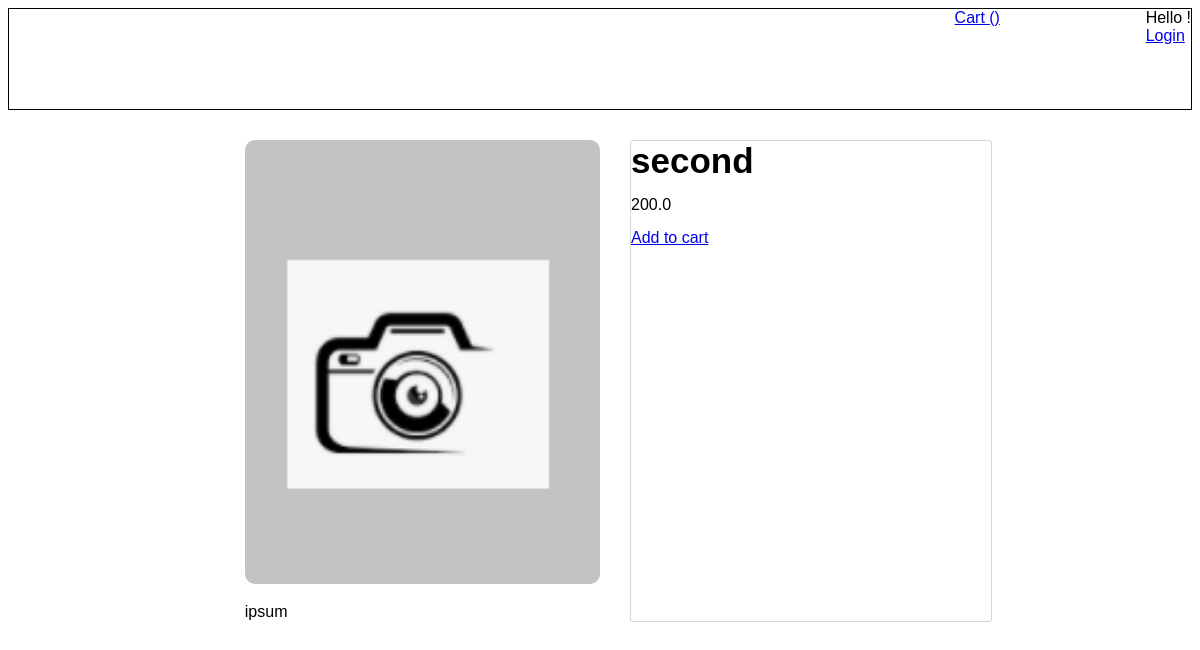
Before: /products/2/ with the older database file.
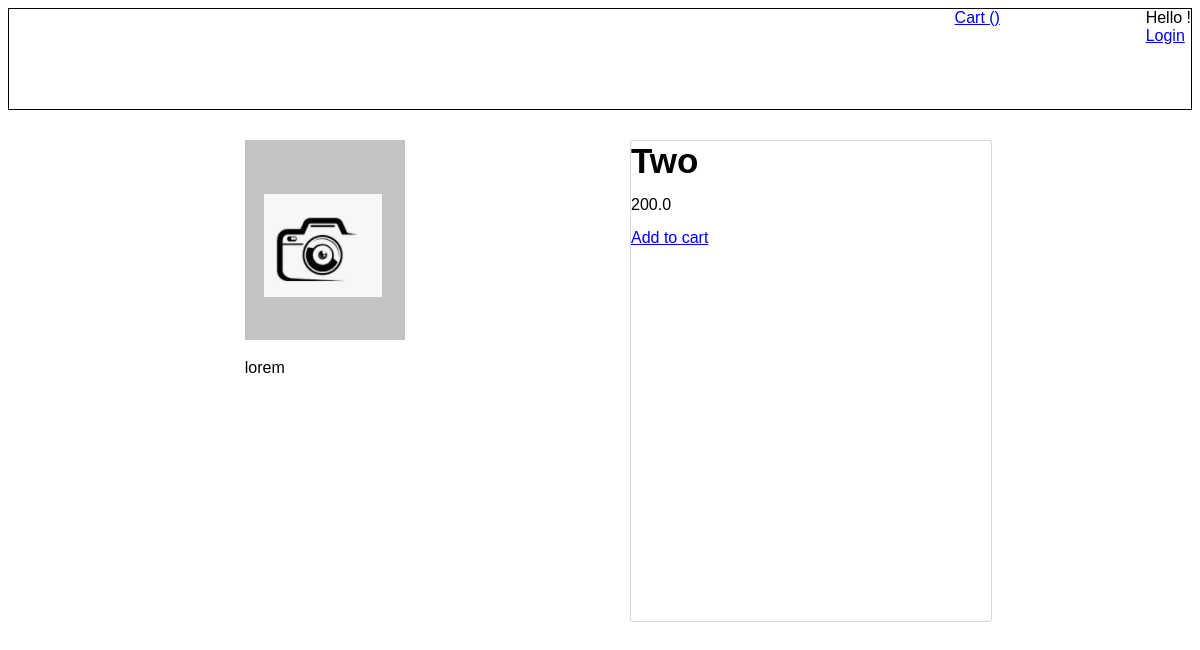
After: the same page with the newer database file.
### products/models.py (models this page shows, shortened)
class Products(models.Model):
    title = models.CharField(max_length=120)
    description = models.TextField()
    price = models.FloatField(null=True)
    image = models.ImageField(null=True, blank=True, upload_to='images/')
    quantity = models.IntegerField(null=True)

### products/views.py (the view)
# urls.py: path('<int:pk>/', ProductsDetailView.as_view(), name='products-detail'),
class ProductsDetailView(DetailView):
    template_name = 'products_detail.html'
    queryset = Products.objects.all()
    def get_object(self):
        id_ = self.kwargs.get("pk")
        print("Product Id from product detail view:" + str(id_))
        return get_object_or_404(Products, id=id_)

### products/templates/products_detail.html
{% extends 'index.html' %}
{% load static %}
{% block content %}
<div class="product-container">
    <div class="left-side">
        {% if products.image %}
        <img class="image" src="{{ products.image.url }}">
        {% else %}
        <img src="{% static 'images/sample.png' %}">
        {% endif %}
    </div>
    <div name="right" class="right-side">
        <div class="title">{{ products.title }}</div>
        <div class="price">{{ products.price }}</div>
        <div>
            {% if user.is_authenticated %}
            <a href="/cart/add" id="add-btn" onclick="getIdProduct({{ products.id }})">Add to cart</a>
            {% else %}
            <a href="{% url 'login' %}">Add to cart</a>
            {% endif %}
        </div>
    </div>
    <div class="description">{{ products.description }}</div>
</div>
{% endblock %}

Changed rows visible on the page:
changed Products: title "second" → "Two"; description "ipsum" → "lorem"; image: picture removed
